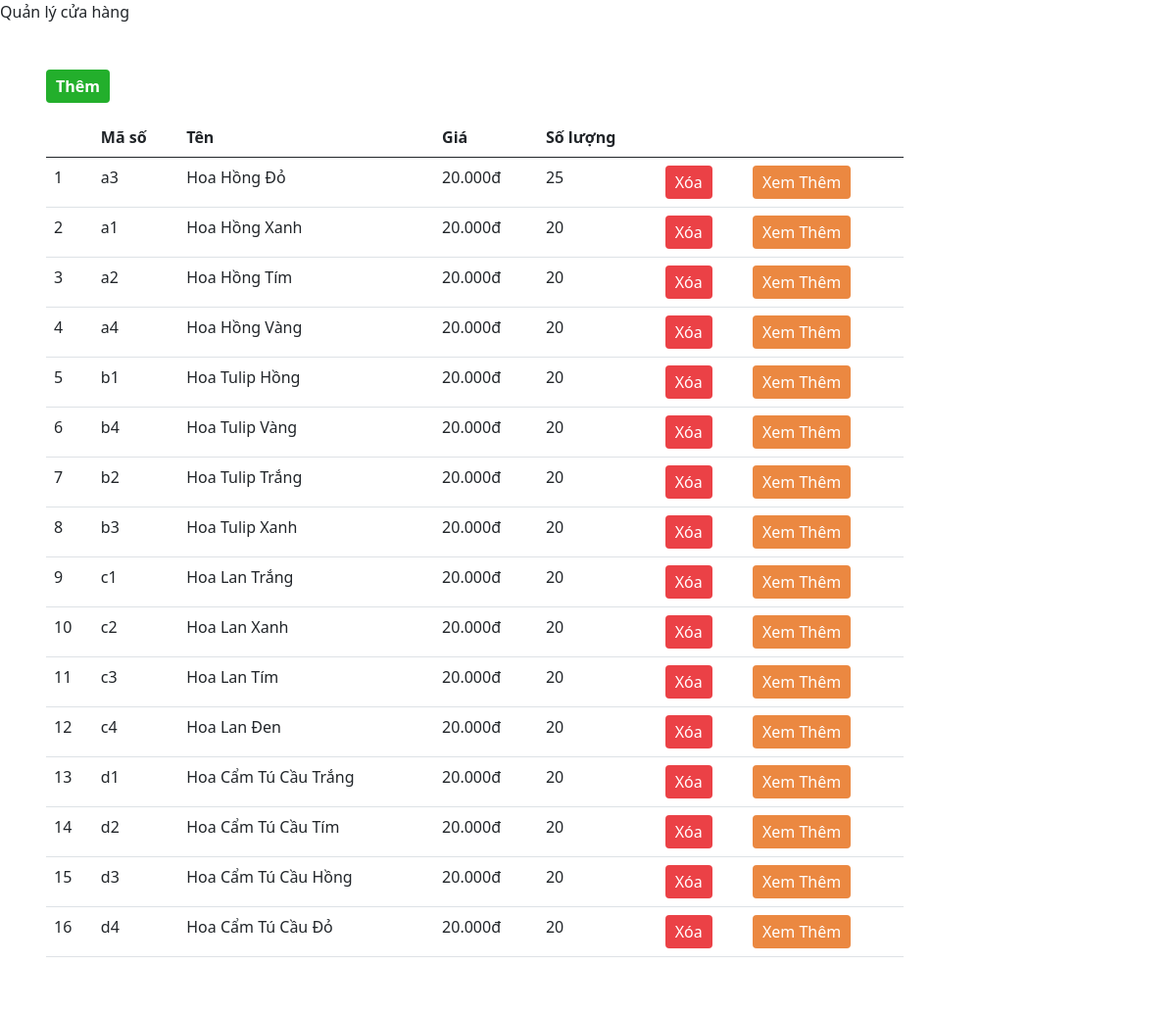
The app's page /myhome/home (signed in), older data.
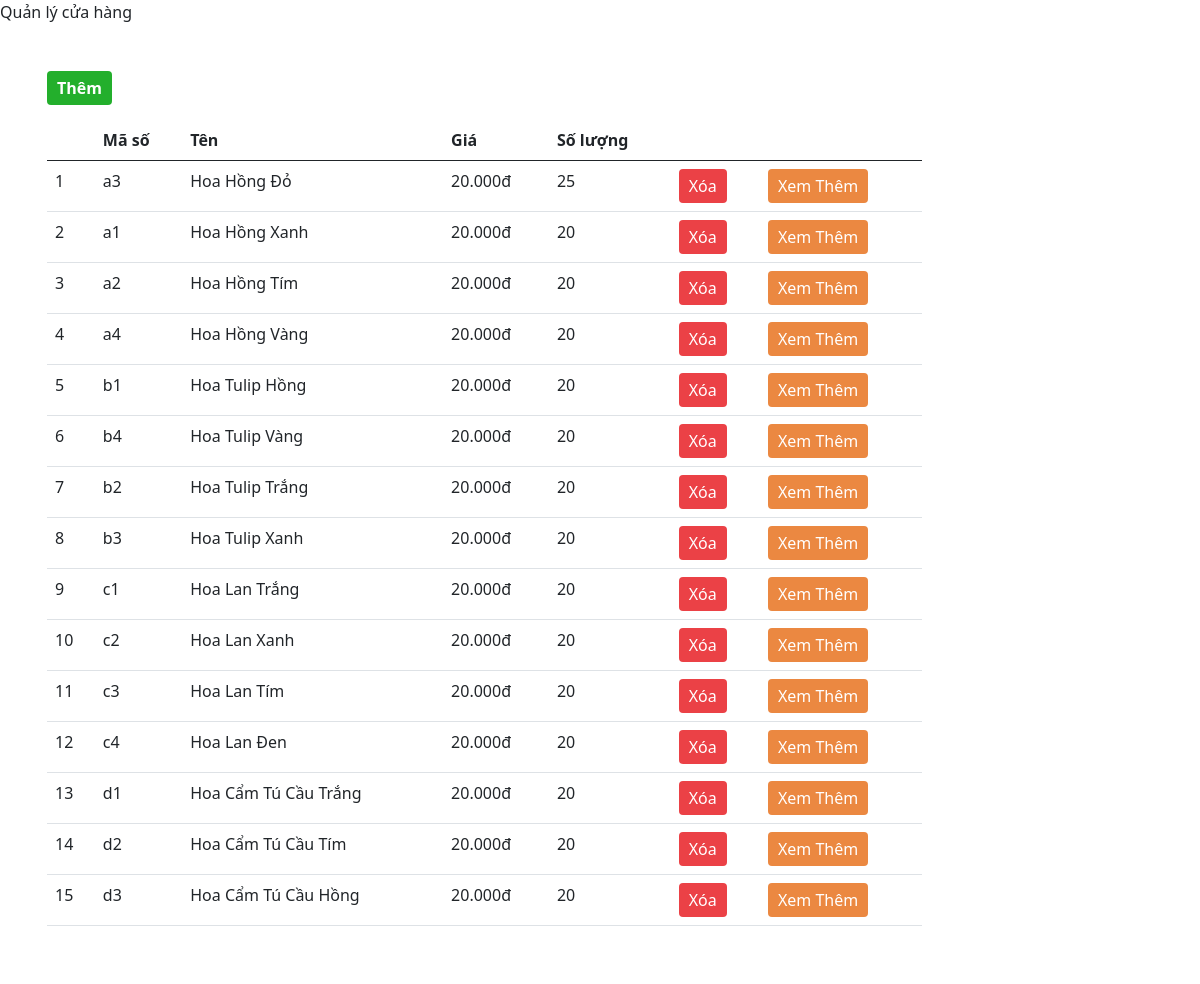
The same page, newer data.
### myhome/models.py (models this page shows)
class flowers (models.Model):
    ms = models.CharField(max_length=100)
    name= models.TextField()
    price = models.FloatField()
    image = models.ImageField(null=True)
    description = models.TextField()
    number = models.IntegerField()

### myhome/views.py (the view)
# urls.py: path('/home',views.list_flowers),
def list_flowers (request):
    Data1 ={'flowers':flowers.objects.all()}
    return render (request,'pages/flowers.html',Data1)

### myhome/templates/pages/flowers.html (shortened to what this page needs)
{% extends "pages/home.html" %}
{% block title %}Quản lý cửa hàng{% endblock %}
{% block content %}
{% if user.is_authenticated %}
<div class="MuiBoxItemBody">
    <div class="MuiBoxItem_Left MuiBoxStudent">
        <div class="MuiBox_Button">
            <div class="row">
                <div class="col-8">
                    <a href="/myhome/flowers/create" class="btnCreate btn">
                        Thêm
                    </a>
                </div>
            </div>
        </div>
        <div class="MuiBox">
            <div class="col-12">
                <table class="table" id="table2excel">
                    <thead>
                        <tr class="table-title">
                            <th></th>
                            <th>Mã số</th>
                            <th>Tên</th>
                            <th>Giá</th>
                            <th>Số lượng</th>
                            <th></th>
                            <th></th>
                        </tr>
                    </thead>
                    <tbody id="tbodyGiangVien">
                        {% for flower in flowers %}
                        <tr>
                            <td class="demo-item">{{forloop.counter}}</td>
                            <td class="demo-item">{{flower.ms}}</td>
                            <td class="demo-item">{{flower.name}}</td>
                            <td class="demo-item">{{flower.price}}</td>
                            <td class="demo-item">{{flower.number}}</td>
                            <td>
                                <a href="{% url 'delete_item' flower.id %}" class=" btn btnDelete">Xóa</a>
                            </td>
                            <td><a href="flowers/{{flower.id}}" class=" btn btnRevision">Xem Thêm</a></td>
                        </tr>
                        {% endfor %}
                    </tbody>
                </table>
            </div>
        </div>
    </div>
</div>
{% else %}
<div class="MuiBoxItemBody">
    <p style="background-color: rgb(255, 21, 0); width: 100%; padding: 5px 10px; color: #fff; font-weight: 600;">
        Hãy đăng nhập tài khoản của bạn để có thể dễ dàng quản lý
    </p>
</div>
{% endif %}
{% endblock %}

Row changes from the older to the newer data that the page shows:
removed flowers: ms "d4", name "Hoa Cẩm Tú Cầu Đỏ", price "20.000đ", number "20"
